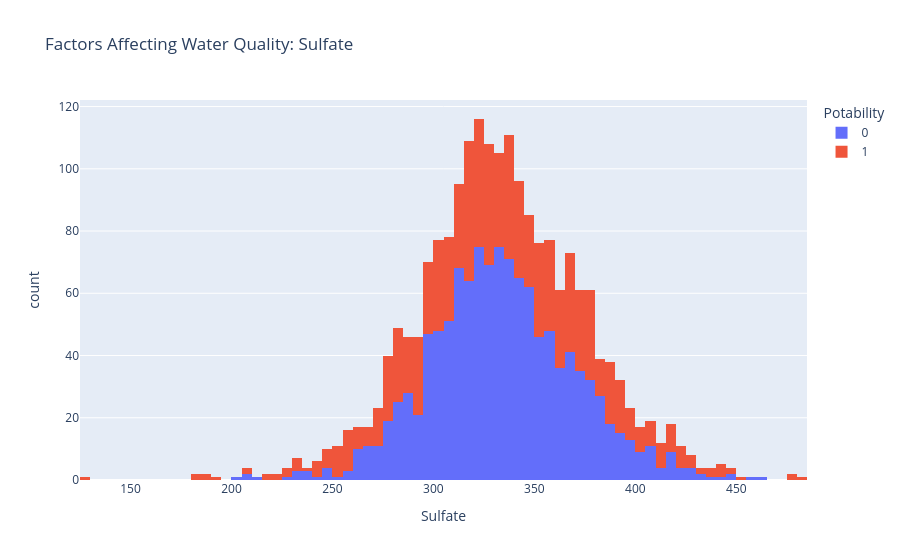

Notebook source saved alongside this figure:
### Code cell
import plotly.express as px
data = data
figure = px.histogram(
    data,
    x="Sulfate",
    color="Potability",
    title="Factors Affecting Water Quality: Sulfate"
)
figure.show()

### Figure 1 — Plotly figure (JSON) as saved in the notebook; plotly's stock layout.template omitted (floating-point values rounded to 4 significant figures; data arrays with more than 128 entries replaced by an {"elided": "..."} marker saying what was removed)
{"data": [{"bingroup": "x", "hovertemplate": "Potability=0<br>Sulfate=%{x}<br>count=%{y}<extra></extra>", "legendgroup": "0", "marker": {"color": "#636efa", "pattern": {"shape": ""}}, "name": "0", "orientation": "v", "showlegend": true, "type": "histogram", "x": {"elided": "1200 float values"}, "xaxis": "x", "yaxis": "y"}, {"bingroup": "x", "hovertemplate": "Potability=1<br>Sulfate=%{x}<br>count=%{y}<extra></extra>", "legendgroup": "1", "marker": {"color": "#EF553B", "pattern": {"shape": ""}}, "name": "1", "orientation": "v", "showlegend": true, "type": "histogram", "x": {"elided": "811 float values"}, "xaxis": "x", "yaxis": "y"}], "layout": {"barmode": "relative", "legend": {"title": {"text": "Potability"}, "tracegroupgap": 0}, "title": {"text": "Factors Affecting Water Quality: Sulfate"}, "xaxis": {"anchor": "y", "domain": [0, 1], "title": {"text": "Sulfate"}}, "yaxis": {"anchor": "x", "domain": [0, 1], "title": {"text": "count"}}}}
